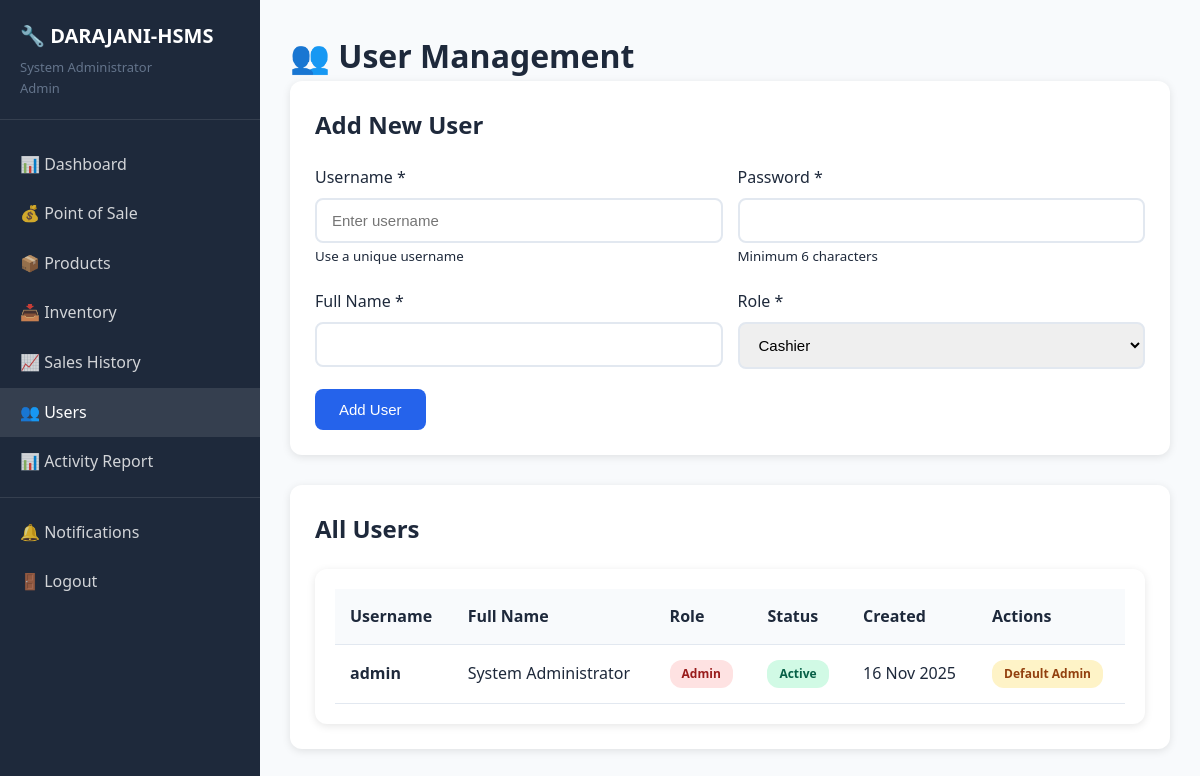
/users.php (signed in), run on the app's committed database.
### tables this page shows
CREATE TABLE IF NOT EXISTS users (
    id INT AUTO_INCREMENT PRIMARY KEY,
    username VARCHAR(50) UNIQUE NOT NULL,
    password VARCHAR(255) NOT NULL,
    full_name VARCHAR(100) NOT NULL,
    role ENUM('admin', 'cashier') NOT NULL,
    status ENUM('active', 'inactive') DEFAULT 'active',
    created_at TIMESTAMP DEFAULT CURRENT_TIMESTAMP
);

### functions.php (called while the page is built, shortened)
<?php
function getAllUsers() {
    $conn = getDBConnection();
    $result = $conn->query("SELECT id, username, full_name, role, status, created_at FROM users ORDER BY created_at DESC");
    return $result->fetch_all(MYSQLI_ASSOC);
}
?>

### users.php (the view, shortened to what this page needs)
<?php
include 'header.php';
$users = getAllUsers();
?>
<h1>👥 User Management</h1>
<div class="card" style="margin-bottom: 30px;">
    <h2 style="margin-bottom: 20px;">Add New User</h2>
    <form method="POST">
        <div class="form-row">
            <div class="form-group">
                <label>Username *</label>
                <input type="text" name="username" class="form-control" placeholder="Enter username" required>
                <small>Use a unique username</small>
            </div>
            <div class="form-group">
                <label>Password *</label>
                <input type="password" name="password" class="form-control" required minlength="6">
                <small>Minimum 6 characters</small>
            </div>
        </div>
        <div class="form-row">
            <div class="form-group">
                <label>Full Name *</label>
                <input type="text" name="full_name" class="form-control" required>
            </div>
            <div class="form-group">
                <label>Role *</label>
                <select name="role" class="form-control" required>
                    <option value="cashier">Cashier</option>
                </select>
            </div>
        </div>
        <button type="submit" name="add_user" class="btn btn-primary">Add User</button>
    </form>
</div>
<div class="card">
    <h2 style="margin-bottom: 20px;">All Users</h2>
    <div class="table-container">
        <table>
            <thead>
                <tr>
                    <th>Username</th>
                    <th>Full Name</th>
                    <th>Role</th>
                    <th>Status</th>
                    <th>Created</th>
                    <th>Actions</th>
                </tr>
            </thead>
            <tbody>
                <?php foreach ($users as $user): ?>
                <tr>
                    <td><strong><?php echo $user['username']; ?></strong></td>
                    <td><?php echo $user['full_name']; ?></td>
                    <td>
                        <span class="badge badge-<?php echo $user['role'] === 'admin' ? 'danger' : 'primary'; ?>">
                            <?php echo ucfirst($user['role']); ?>
                        </span>
                    </td>
                    <td>
                        <span class="badge badge-<?php echo $user['status'] === 'active' ? 'success' : 'danger'; ?>">
                            <?php echo ucfirst($user['status']); ?>
                        </span>
                    </td>
                    <td><?php echo date('d M Y', strtotime($user['created_at'])); ?></td>
                    <td>
                        <?php if ($user['id'] != 1): ?>
                            <button onclick="toggleUserStatus(<?php echo $user['id']; ?>, '<?php echo $user['status'] === 'active' ? 'inactive' : 'active'; ?>')" class="btn btn-secondary btn-sm">
                                <?php echo $user['status'] === 'active' ? 'Deactivate' : 'Activate'; ?>
                            </button>
                            <a href="users.php?delete=<?php echo $user['id']; ?>" class="btn btn-danger btn-sm" onclick="return confirm('Delete this user?')">Delete</a>
                        <?php else: ?>
                            <span class="badge badge-warning">Default Admin</span>
                        <?php endif; ?>
                    </td>
                </tr>
                <?php endforeach; ?>
            </tbody>
        </table>
    </div>
</div>
<?php include 'footer.php'; ?>

### style.css (style rules this page uses)
* { margin: 0; padding: 0; box-sizing: border-box; }
:root { --primary: #2563eb; --primary-dark: #1e40af; --secondary: #64748b; --success: #10b981; --danger: #ef4444; --warning: #f59e0b; --light: #f8fafc; --dark: #1e293b; --border: #e2e8f0; }
body { font-family: 'Segoe UI', Tahoma, Geneva, Verdana, sans-serif; background: var(--light); color: var(--dark); line-height: 1.6; }
.card { background: white; padding: 25px; border-radius: 12px; box-shadow: 0 2px 8px rgba(0,0,0,0.1); }
.form-group { margin-bottom: 20px; }
.form-group label { display: block; margin-bottom: 8px; font-weight: 500; color: var(--dark); }
.form-control { width: 100%; padding: 12px 15px; border: 2px solid var(--border); border-radius: 8px; font-size: 15px; transition: all 0.3s; }
.form-row { display: grid; grid-template-columns: repeat(auto-fit, minmax(200px, 1fr)); gap: 15px; }
.btn { padding: 12px 24px; border: none; border-radius: 8px; font-size: 15px; font-weight: 500; cursor: pointer; transition: all 0.3s; text-decoration: none; display: inline-block; text-align: center; }
.btn-primary { background: var(--primary); color: white; }
.table-container { background: white; border-radius: 12px; padding: 20px; box-shadow: 0 2px 8px rgba(0,0,0,0.1); overflow-x: auto; }
table { width: 100%; border-collapse: collapse; }
table th, table td { padding: 15px; text-align: left; border-bottom: 1px solid var(--border); }
table th { background: var(--light); font-weight: 600; color: var(--dark); }
.badge { padding: 4px 12px; border-radius: 12px; font-size: 12px; font-weight: 600; display: inline-block; }
.badge-success { background: #d1fae5; color: #065f46; }
.badge-danger { background: #fee2e2; color: #991b1b; }
.badge-warning { background: #fef3c7; color: #92400e; }

### data on the page
users: username "admin", full_name "System Administrator", role "Admin", status "Active", created_at "16 Nov 2025", shows "Default Admin"

### other printed values
SITE_ABBR "DARAJANI-HSMS"
$_SESSION['full_name'] "System Administrator"
$_SESSION['role'] "Admin"
